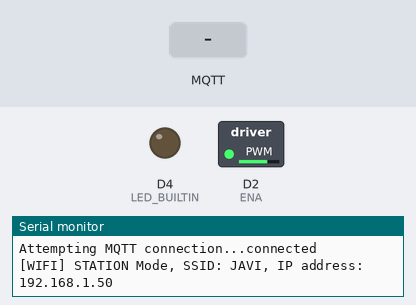
This program was run on a simulated ESP8266 (NodeMCU). On the bench: switched loads named in the program (green lamp = pin HIGH), output pins drawn as LEDs (lit = HIGH, except the on-board LED, lit = LOW), the last lines printed to the serial monitor. Inputs (shaded band) come from the test bench. WiFi joins after 1.5 s; servers stay silent unless stated; random numbers use the default seed unless the program sets one; no MQTT or app messages arrive unless stated.

Above: at 2.7 s.
2.8 s: MQTT message "0" arrives on the first subscribed topic
At 4.4 s:
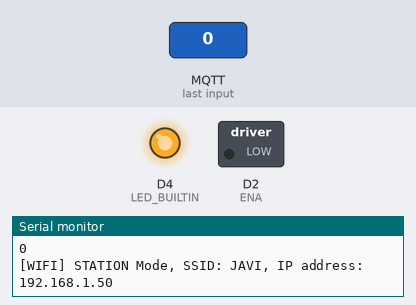
5.5 s: MQTT message "5" arrives on the first subscribed topic
At 7.2 s:
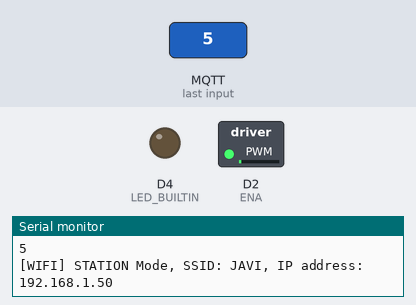
8.5 s: MQTT message "90" arrives on the first subscribed topic
At 9.0 s:
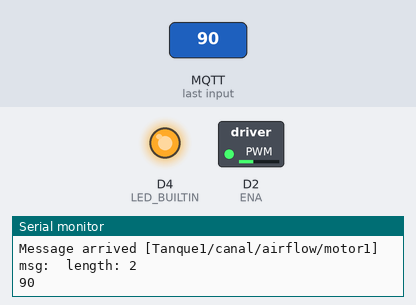
11.5 s: MQTT message "200" arrives on the first subscribed topic
At 13.1 s:
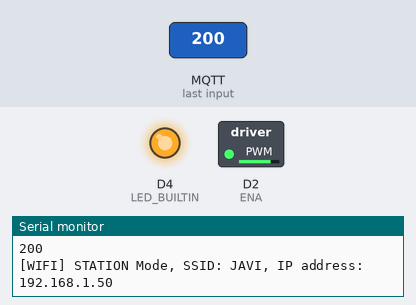
14.5 s: MQTT message "on" arrives on the first subscribed topic
At 15.7 s:
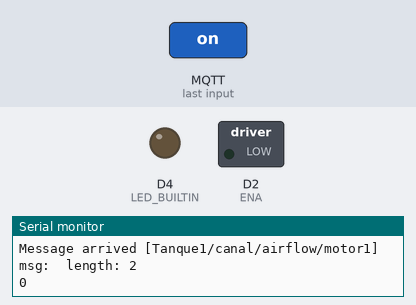
Timing chart, 0 to 18.5 s (numbered marks = the images above; inputs shaded):
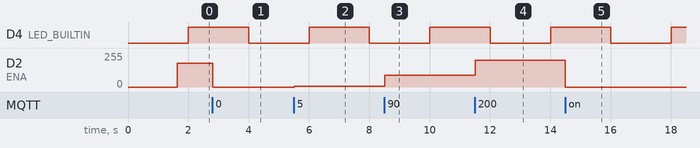

The program:

main.cpp
```cpp
#include "Arduino.h"

// WATCHDOG
#include <Esp.h>

#define TIMER_INTERVAL_MS 500
// WIFI
#include <ESP8266WiFi.h>
// OTA
#include <ESPAsyncWebServer.h>
#include <ESPAsyncTCP.h>
#include <ESPAsyncWebServer.h>
#include <AsyncElegantOTA.h>

// MQTT
#include <PubSubClient.h>

#define MAYOR 1
#define MINOR 0
#define PATCH 0
#define WIFI_SSID "JAVI"
#define WIFI_PASS "xavier1234"

// APP
#define ENA D2
#define PWM_FREQUENCY 40000
int PWM = 180; // 0 - 255;

// MQTT
#define MSG_BUFFER_SIZE (50)

volatile uint32_t lastMillis = 0;

String version = String(MAYOR) + "." + String(MINOR) + "." + String(PATCH);
bool state = 1;
// OTA
AsyncWebServer server(8080);

// MQTT
std::string device = "airflow_1";
std::string TOPIC_IP = "Tanque1/canal/ip/" + device;
const char *mqtt_server = "192.168.1.251";
const char *TOPIC = "Tanque1/canal/airflow/motor1";
WiFiClient espClient;
PubSubClient client(espClient);

// Update these with values suitable for your network.
unsigned long lastMsg = 0;
char msg[MSG_BUFFER_SIZE];

void callback_mqtt(char *topic, byte *payload, unsigned int length);
void reconnect_mqtt();

void setup()
{
  // initialize LED digital pin as an output.
  pinMode(LED_BUILTIN, OUTPUT);
  pinMode(ENA, OUTPUT); // Initialize the BUILTIN_LED pin as an output
  analogWriteFreq(PWM_FREQUENCY);
  Serial.begin(9600);
  Serial.printf("\n");
  while (!Serial)
  {
    ; // wait for serial port to connect. Needed for native USB
  }
  WiFi.mode(WIFI_STA);
  WiFi.begin(WIFI_SSID, WIFI_PASS); // change it to your ussid and password
  while (WiFi.waitForConnectResult() != WL_CONNECTED)
  {
    Serial.println("Connection Failed! Rebooting...");
    delay(5000);
  }
  Serial.printf("[WIFI] STATION Mode, SSID: %s, IP address: %s\n", WiFi.SSID().c_str(), WiFi.localIP().toString().c_str());

  server.on("/", HTTP_GET, [](AsyncWebServerRequest *request)
            {
        uint32_t seconds = (uint32_t)(millis() / 1000);
                    char reply[100];
                    Serial.println(seconds);
                    sprintf(reply, "%d %s  airflow 1 PWM %d", seconds,version.c_str(),PWM);

    request->send(200, "text/plain", reply); });
  AsyncElegantOTA.begin(&server); // Start ElegantOTA
  server.begin();
  Serial.println("HTTP server started");

  // SETUP APP
  client.setServer(mqtt_server, 1883);
  client.setCallback(callback_mqtt);

  Serial.println("Delta ms = " + String(millis() - lastMillis) + " " + version);
}
void loop()
{
  if (!client.connected())
  {
    reconnect_mqtt();
  }
  else
  {
    client.loop();

    analogWrite(ENA, PWM);

    if (millis() - lastMillis > 2000)
    {
      lastMillis = millis();

      digitalWrite(LED_BUILTIN, state);
      state = !state;

      Serial.printf("[WIFI] STATION Mode, SSID: %s, IP address: %s\n", WiFi.SSID().c_str(), WiFi.localIP().toString().c_str());

      snprintf(msg, MSG_BUFFER_SIZE, "%s:%s", device.c_str(), WiFi.localIP().toString().c_str());
      client.publish(TOPIC_IP.c_str(), msg);
    }
  }
}

void callback_mqtt(char *topic, byte *payload, unsigned int length)
{
  char number[length + 1];
  Serial.print("Message arrived [");
  Serial.print(topic);
  Serial.print("] msg: ");
  for (int i = 0; i < length; i++)
  {
    number[i] = (char)payload[i];
    // Serial.print(number[i]);
  }
  number[length] = 0;
  Serial.print(" length: ");
  Serial.print(length);
  Serial.println();

  if (strcmp(topic, TOPIC) == 0)
  {
    String test = String(number);

    PWM = test.toInt();
    Serial.println(PWM);
  }

}

void reconnect_mqtt()
{
  // Loop until we're reconnected
  while (!client.connected())
  {
    Serial.print("Attempting MQTT connection...");
    // Create a random client ID
    String clientId = "ESP8266Client-";
    clientId += String(random(0xffff), HEX);
    // Attempt to connect
    if (client.connect(clientId.c_str()))
    {
      Serial.println("connected");
      // Once connected, publish an announcement...
      client.publish(TOPIC, "Teperature sensor");
      // ... and resubscribe
      client.subscribe(TOPIC);
    }
    else
    {
      Serial.print("failed, rc=");
      Serial.print(client.state());
      Serial.println(" try again in 5 seconds");
      // Wait 5 seconds before retrying
      delay(5000);
    }
  }
}
```

Measured:
- after the input at 2.8 s, D2 (ENA): 180/255 → 0/255 at once
- after the input at 5.5 s, D2 (ENA): 0/255 → 5/255 at once
- after the input at 8.5 s, D2 (ENA): 5/255 → 90/255 at once
- after the input at 11.5 s, D2 (ENA): 90/255 → 200/255 at once
- after the input at 14.5 s, D2 (ENA): 200/255 → 0/255 at once
